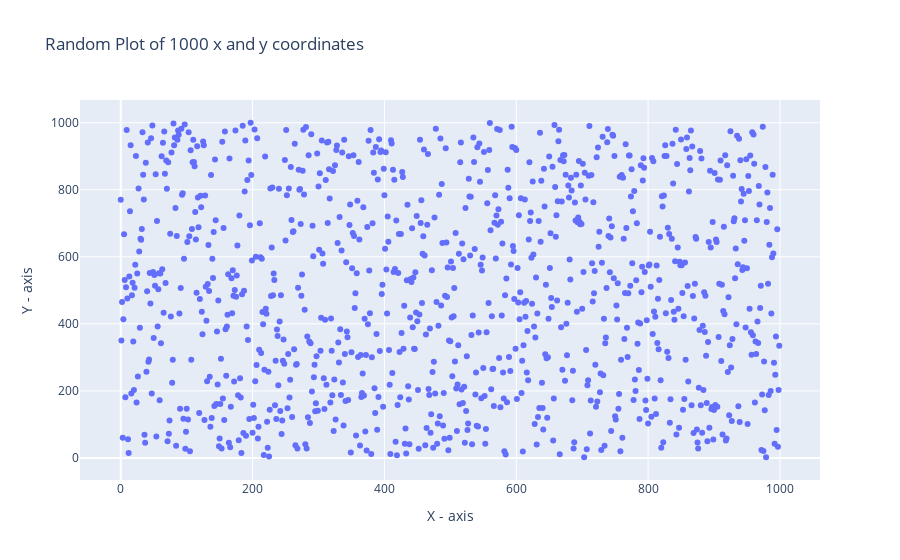

Here is the notebook cell this chart was saved with:
### Code cell
import plotly.express as px
import numpy as np
import random
x = np.arange(1000)
y = []
for i in range(0,1000):
    n = random.randint(1,1000)
    y.append(n)
px.scatter(x=x, y=y, title="Random Plot of 1000 x and y coordinates",labels={"x": "X - axis","y":"Y - axis"})

### Figure 1 — Plotly figure (JSON) as saved in the notebook; plotly's stock layout.template omitted (floating-point values rounded to 4 significant figures; data arrays with more than 128 entries replaced by an {"elided": "..."} marker saying what was removed)
{"data": [{"hovertemplate": "X - axis=%{x}<br>Y - axis=%{y}<extra></extra>", "legendgroup": "", "marker": {"color": "#636efa", "symbol": "circle"}, "mode": "markers", "name": "", "orientation": "v", "showlegend": false, "type": "scatter", "x": {"elided": "1000 int values"}, "xaxis": "x", "y": {"elided": "1000 int values"}, "yaxis": "y"}], "layout": {"legend": {"tracegroupgap": 0}, "title": {"text": "Random Plot of 1000 x and y coordinates"}, "xaxis": {"anchor": "y", "domain": [0, 1], "title": {"text": "X - axis"}}, "yaxis": {"anchor": "x", "domain": [0, 1], "title": {"text": "Y - axis"}}}}
